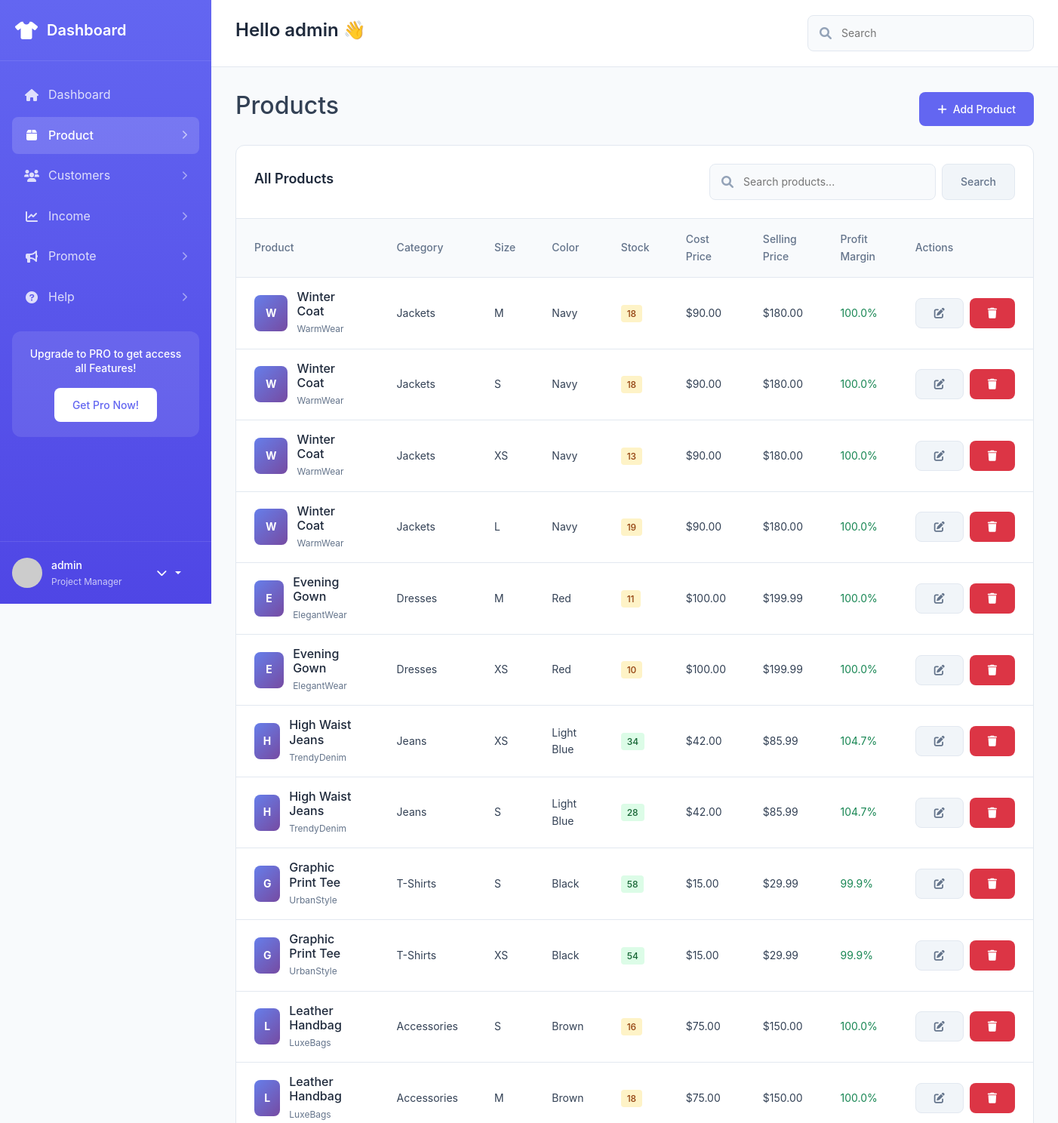
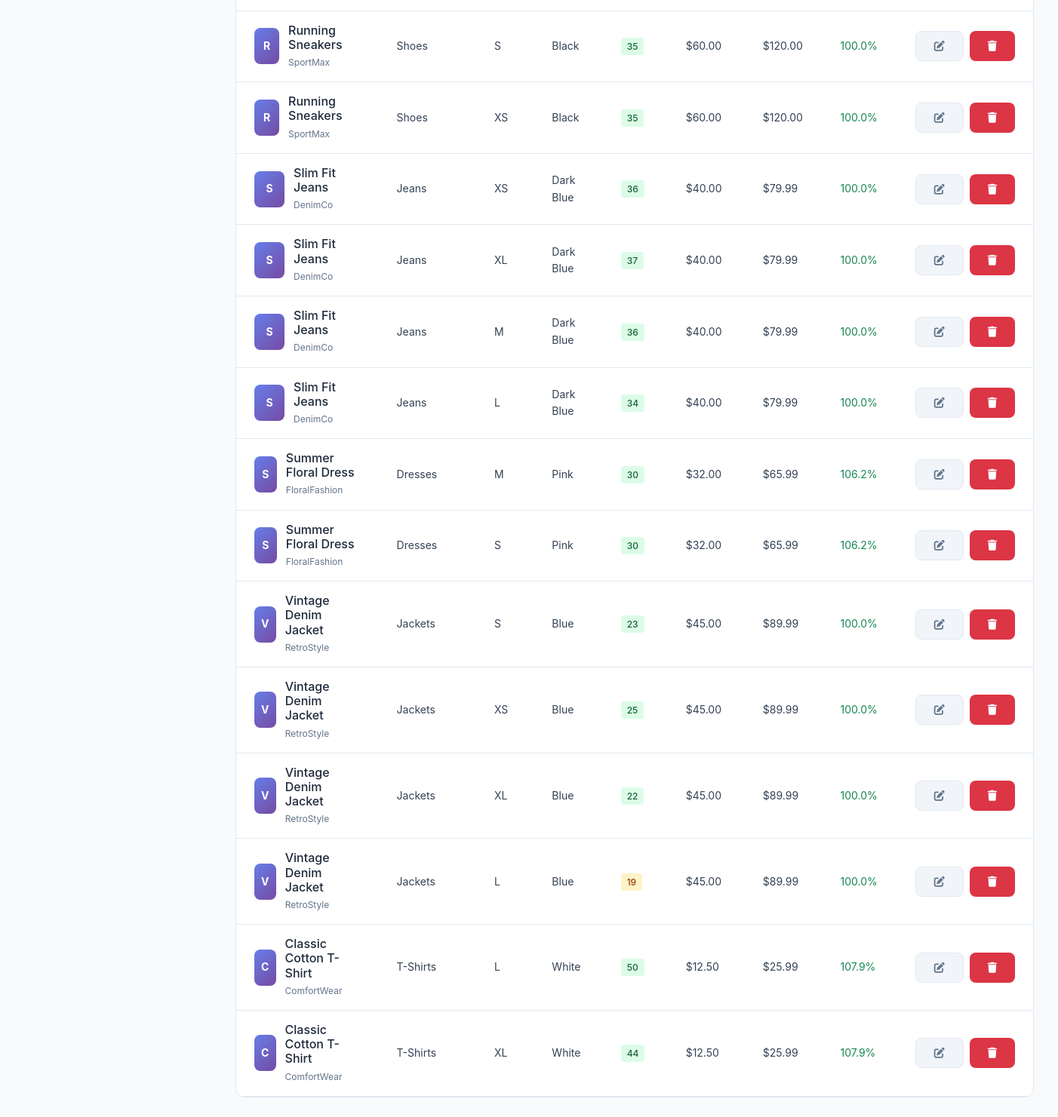
The page /products/ (signed in) on the database its author committed (2 pictures, top to bottom).
### erp_app/models.py (models this page shows, shortened)
class Product(models.Model):
    SIZES = [
        ('XS', 'Extra Small'),
        ('S', 'Small'),
        ('M', 'Medium'),
        ('L', 'Large'),
        ('XL', 'Extra Large'),
        ('XXL', 'Double Extra Large'),
    ]
    name = models.CharField(max_length=200)
    description = models.TextField()
    category = models.ForeignKey(Category, on_delete=models.CASCADE)
    price = models.DecimalField(max_digits=10, decimal_places=2)
    cost_price = models.DecimalField(max_digits=10, decimal_places=2)
    stock_quantity = models.IntegerField(default=0)
    size = models.CharField(max_length=3, choices=SIZES, default='M')
    color = models.CharField(max_length=50)
    brand = models.CharField(max_length=100)
    image = models.ImageField(upload_to='products/', blank=True, null=True)
    created_at = models.DateTimeField(auto_now_add=True)
    updated_at = models.DateTimeField(auto_now=True)
    is_active = models.BooleanField(default=True)
    @property
    def profit_margin(self):
        if self.cost_price > 0:
            return ((self.price - self.cost_price) / self.cost_price) * 100
        return 0

class Category(models.Model):
    name = models.CharField(max_length=100)
    description = models.TextField(blank=True)
    created_at = models.DateTimeField(auto_now_add=True)
    class Meta:
        verbose_name_plural = "Categories"

### erp_app/views.py (the view)
# urls.py: path('products/', views.products, name='products'),
@login_required
def products(request):
    search_query = request.GET.get('search', '')
    products = Product.objects.filter(is_active=True)
    if search_query:
        products = products.filter(
            Q(name__icontains=search_query) |
            Q(brand__icontains=search_query) |
            Q(category__name__icontains=search_query)
        )
    products = products.order_by('-created_at')
    context = {
        'products': products,
        'search_query': search_query,
    }
    return render(request, 'erp_app/products.html', context)

### templates/erp_app/products.html (shortened to what this page needs)
{% extends 'base.html' %}
{% load static %}
{% block content %}
<div class="d-flex justify-content-between align-items-center mb-4">
    <h2>Products</h2>
    <a href="{% url 'add_product' %}" class="btn btn-primary">
        <i class="fas fa-plus"></i>
        Add Product
    </a>
</div>
<div class="product-section">
    <div class="section-header">
        <h3 class="section-title">All Products</h3>
        <div class="section-actions">
            <form method="get" class="d-flex gap-2">
                <div class="search-box">
                    <i class="fas fa-search"></i>
                    <input type="text" name="search" placeholder="Search products..." value="{{ search_query }}">
                </div>
                <button type="submit" class="btn btn-secondary">Search</button>
            </form>
        </div>
    </div>
    <div class="table-responsive">
        <table class="product-table">
            <thead>
                <tr>
                    <th>Product</th>
                    <th>Category</th>
                    <th>Size</th>
                    <th>Color</th>
                    <th>Stock</th>
                    <th>Cost Price</th>
                    <th>Selling Price</th>
                    <th>Profit Margin</th>
                    <th>Actions</th>
                </tr>
            </thead>
            <tbody>
                {% for product in products %}
                <tr>
                    <td>
                        <div class="product-info">
                            {% if product.image %}
                                <img src="{{ product.image.url }}" alt="{{ product.name }}" class="product-image">
                            {% else %}
                                <div class="product-image" style="background: linear-gradient(135deg, #667eea 0%, #764ba2 100%); display: flex; align-items: center; justify-content: center; color: white; font-weight: bold;">
                                    {{ product.name|first }}
                                </div>
                            {% endif %}
                            <div class="product-details">
                                <h6>{{ product.name }}</h6>
                                <p>{{ product.brand }}</p>
                            </div>
                        </div>
                    </td>
                    <td>{{ product.category.name }}</td>
                    <td>{{ product.size }}</td>
                    <td>{{ product.color }}</td>
                    <td>
                        <span class="stock-badge {% if product.stock_quantity > 20 %}in-stock{% elif product.stock_quantity > 5 %}low-stock{% else %}out-of-stock{% endif %}">
                            {{ product.stock_quantity }}
                        </span>
                    </td>
                    <td>${{ product.cost_price }}</td>
                    <td>${{ product.price }}</td>
                    <td>
                        <span class="{% if product.profit_margin > 50 %}text-success{% elif product.profit_margin > 20 %}text-warning{% else %}text-danger{% endif %}">
                            {{ product.profit_margin|floatformat:1 }}%
                        </span>
                    </td>
                    <td>
                        <div class="d-flex gap-2">
                            <button class="btn btn-sm btn-secondary">
                                <i class="fas fa-edit"></i>
                            </button>
                            <button class="btn btn-sm btn-danger">
                                <i class="fas fa-trash"></i>
                            </button>
                        </div>
                    </td>
                </tr>
                {% endfor %}
            </tbody>
        </table>
    </div>
</div>
{% endblock %}

### templates/base.html (shortened to what this page needs)
<!DOCTYPE html>
<html lang="en">
<head>
    <link href="https://cdn.jsdelivr.net/npm/bootstrap@5.1.3/dist/css/bootstrap.min.css" rel="stylesheet">
    <link href="https://cdnjs.cloudflare.com/ajax/libs/font-awesome/6.0.0/css/all.min.css" rel="stylesheet">
    <link href="{% load static %}{% static 'css/style.css' %}" rel="stylesheet">
</head>
<body>
    {% if user.is_authenticated %}
    <div class="wrapper">
        <nav class="sidebar">
            <div class="sidebar-header">
                <div class="logo">
                    <i class="fas fa-tshirt"></i>
                    <span>Dashboard</span>
                </div>
            </div>
            <div class="sidebar-content">
                <ul class="nav-menu">
                    <li class="nav-item">
                        <a href="{% url 'dashboard' %}" class="nav-link {% if request.resolver_match.url_name == 'dashboard' %}active{% endif %}">
                            <i class="fas fa-home"></i>
                            <span>Dashboard</span>
                        </a>
                    </li>
                    <li class="nav-item">
                        <a href="{% url 'products' %}" class="nav-link {% if 'product' in request.resolver_match.url_name %}active{% endif %}">
                            <i class="fas fa-box"></i>
                            <span>Product</span>
                            <i class="fas fa-chevron-right arrow"></i>
                        </a>
                    </li>
                    <li class="nav-item">
                        <a href="{% url 'customers' %}" class="nav-link {% if 'customer' in request.resolver_match.url_name %}active{% endif %}">
                            <i class="fas fa-users"></i>
                            <span>Customers</span>
                            <i class="fas fa-chevron-right arrow"></i>
                        </a>
                    </li>
                    <li class="nav-item">
                        <a href="{% url 'income' %}" class="nav-link {% if request.resolver_match.url_name == 'income' %}active{% endif %}">
                            <i class="fas fa-chart-line"></i>
                            <span>Income</span>
                            <i class="fas fa-chevron-right arrow"></i>
                        </a>
                    </li>
                    <li class="nav-item">
                        <a href="#" class="nav-link">
                            <i class="fas fa-bullhorn"></i>
                            <span>Promote</span>
                            <i class="fas fa-chevron-right arrow"></i>
                        </a>
                    </li>
                    <li class="nav-item">
                        <a href="{% url 'help' %}" class="nav-link {% if request.resolver_match.url_name == 'help' %}active{% endif %}">
                            <i class="fas fa-question-circle"></i>
                            <span>Help</span>
                            <i class="fas fa-chevron-right arrow"></i>
                        </a>
                    </li>
                </ul>
                <div class="upgrade-card">
                    <h6>Upgrade to PRO to get access all Features!</h6>
                    <button class="btn btn-upgrade">Get Pro Now!</button>
                </div>
            </div>
            <div class="sidebar-footer">
                <div class="user-profile">
                    <div class="user-avatar">
                        <img src="https://via.placeholder.com/40" alt="User">
                    </div>
                    <div class="user-info">
                        <span class="user-name">{{ user.first_name|default:user.username }}</span>
                        <span class="user-role">Project Manager</span>
                    </div>
                    <div class="dropdown">
                        <button class="btn dropdown-toggle" type="button" data-bs-toggle="dropdown">
                            <i class="fas fa-chevron-down"></i>
                        </button>
                    </div>
                </div>
            </div>
        </nav>
        <div class="main-content">
            <header class="main-header">
                <div class="header-left">
                    <h2>Hello {{ user.first_name|default:user.username }} 👋</h2>
                </div>
                <div class="header-right">
                    <div class="search-box">
                        <i class="fas fa-search"></i>
                        <input type="text" placeholder="Search">
                    </div>
                </div>
            </header>
            <main class="content">
                {% block content %}{% endblock %}
            </main>
        </div>
    </div>
    {% else %}
        {% block login_content %}{% endblock %}
    {% endif %}
</body>
</html>

### rows shown on the page
Product: name|first "W", name "Winter Coat", brand "WarmWear", category.name "Jackets", size "M", color "Navy", stock_quantity "18", cost_price "90.00", price "180.00", profit_margin "100.0"
Product: name|first "W", name "Winter Coat", brand "WarmWear", category.name "Jackets", size "S", color "Navy", stock_quantity "18", cost_price "90.00", price "180.00", profit_margin "100.0"
Product: name|first "W", name "Winter Coat", brand "WarmWear", category.name "Jackets", size "XS", color "Navy", stock_quantity "13", cost_price "90.00", price "180.00", profit_margin "100.0"
Product: name|first "W", name "Winter Coat", brand "WarmWear", category.name "Jackets", size "L", color "Navy", stock_quantity "19", cost_price "90.00", price "180.00", profit_margin "100.0"
Product: name|first "E", name "Evening Gown", brand "ElegantWear", category.name "Dresses", size "M", color "Red", stock_quantity "11", cost_price "100.00", price "199.99", profit_margin "100.0"
Product: name|first "E", name "Evening Gown", brand "ElegantWear", category.name "Dresses", size "XS", color "Red", stock_quantity "10", cost_price "100.00", price "199.99", profit_margin "100.0"
Product: name|first "H", name "High Waist Jeans", brand "TrendyDenim", category.name "Jeans", size "XS", color "Light Blue", stock_quantity "34", cost_price "42.00", price "85.99", profit_margin "104.7"
Product: name|first "H", name "High Waist Jeans", brand "TrendyDenim", category.name "Jeans", size "S", color "Light Blue", stock_quantity "28", cost_price "42.00", price "85.99", profit_margin "104.7"
Product: name|first "G", name "Graphic Print Tee", brand "UrbanStyle", category.name "T-Shirts", size "S", color "Black", stock_quantity "58", cost_price "15.00", price "29.99", profit_margin "99.9"
Product: name|first "G", name "Graphic Print Tee", brand "UrbanStyle", category.name "T-Shirts", size "XS", color "Black", stock_quantity "54", cost_price "15.00", price "29.99", profit_margin "99.9"
Product: name|first "L", name "Leather Handbag", brand "LuxeBags", category.name "Accessories", size "S", color "Brown", stock_quantity "16", cost_price "75.00", price "150.00", profit_margin "100.0"
Product: name|first "L", name "Leather Handbag", brand "LuxeBags", category.name "Accessories", size "M", color "Brown", stock_quantity "18", cost_price "75.00", price "150.00", profit_margin "100.0"
Product: name|first "R", name "Running Sneakers", brand "SportMax", category.name "Shoes", size "S", color "Black", stock_quantity "35", cost_price "60.00", price "120.00", profit_margin "100.0"
Product: name|first "R", name "Running Sneakers", brand "SportMax", category.name "Shoes", size "XS", color "Black", stock_quantity "35", cost_price "60.00", price "120.00", profit_margin "100.0"
Product: name|first "S", name "Slim Fit Jeans", brand "DenimCo", category.name "Jeans", size "XS", color "Dark Blue", stock_quantity "36", cost_price "40.00", price "79.99", profit_margin "100.0"
Product: name|first "S", name "Slim Fit Jeans", brand "DenimCo", category.name "Jeans", size "XL", color "Dark Blue", stock_quantity "37", cost_price "40.00", price "79.99", profit_margin "100.0"
Product: name|first "S", name "Slim Fit Jeans", brand "DenimCo", category.name "Jeans", size "M", color "Dark Blue", stock_quantity "36", cost_price "40.00", price "79.99", profit_margin "100.0"
Product: name|first "S", name "Slim Fit Jeans", brand "DenimCo", category.name "Jeans", size "L", color "Dark Blue", stock_quantity "34", cost_price "40.00", price "79.99", profit_margin "100.0"
Product: name|first "S", name "Summer Floral Dress", brand "FloralFashion", category.name "Dresses", size "M", color "Pink", stock_quantity "30", cost_price "32.00", price "65.99", profit_margin "106.2"
Product: name|first "S", name "Summer Floral Dress", brand "FloralFashion", category.name "Dresses", size "S", color "Pink", stock_quantity "30", cost_price "32.00", price "65.99", profit_margin "106.2"
Product: name|first "V", name "Vintage Denim Jacket", brand "RetroStyle", category.name "Jackets", size "S", color "Blue", stock_quantity "23", cost_price "45.00", price "89.99", profit_margin "100.0"
Product: name|first "V", name "Vintage Denim Jacket", brand "RetroStyle", category.name "Jackets", size "XS", color "Blue", stock_quantity "25", cost_price "45.00", price "89.99", profit_margin "100.0"
Product: name|first "V", name "Vintage Denim Jacket", brand "RetroStyle", category.name "Jackets", size "XL", color "Blue", stock_quantity "22", cost_price "45.00", price "89.99", profit_margin "100.0"
Product: name|first "V", name "Vintage Denim Jacket", brand "RetroStyle", category.name "Jackets", size "L", color "Blue", stock_quantity "19", cost_price "45.00", price "89.99", profit_margin "100.0"
Product: name|first "C", name "Classic Cotton T-Shirt", brand "ComfortWear", category.name "T-Shirts", size "L", color "White", stock_quantity "50", cost_price "12.50", price "25.99", profit_margin "107.9"
Product: name|first "C", name "Classic Cotton T-Shirt", brand "ComfortWear", category.name "T-Shirts", size "XL", color "White", stock_quantity "44", cost_price "12.50", price "25.99", profit_margin "107.9"

### other values the page prints
{{ user.first_name|default:user.username }} "admin"
